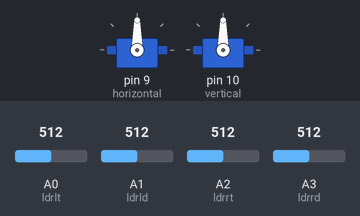
A sketch run on a simulated Arduino Uno, built with avr-gcc and run on an emulated ATmega328P. Shown: 2 × servo. The inputs (shaded band) are chosen by the test bench; at power-on: A0 (ldrlt) = 512, A1 (ldrld) = 512, A2 (ldrrt) = 512, A3 (ldrrd) = 512.

Above: at 3.7 s.
3.8 s: A0 (ldrlt) set to 685
5.3 s: A0 (ldrlt) set to 706
At 5.76 s:
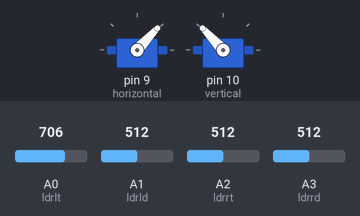
At 6.9 s:
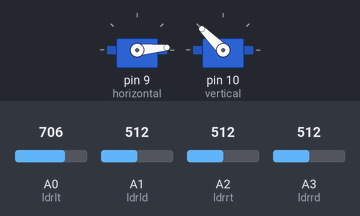
7.7 s: A1 (ldrld) set to 152
9.2 s: A1 (ldrld) set to 127
At 11.6 s:
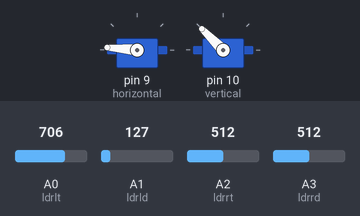
12.2 s: A2 (ldrrt) set to 146
13.7 s: A2 (ldrrt) set to 127
At 14.17 s:
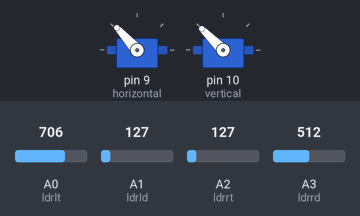
Timing chart, 0 to 17.0 s (numbered marks = the images above; inputs shaded):
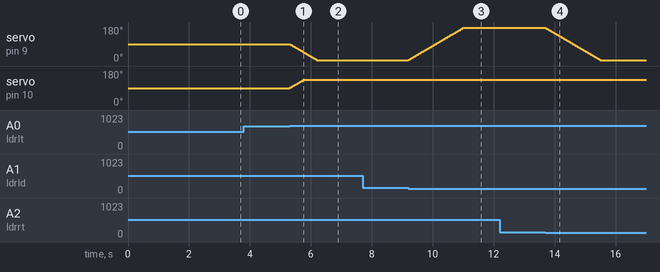

Measured:
- the behaviour switches between 693 and 694 on A0 (ldrlt) (found by bisection; images 0 and 1)
- the behaviour switches between 138 and 137 on A1 (ldrld) (found by bisection; images 2 and 3)
- the behaviour switches between 140 and 139 on A2 (ldrrt) (found by bisection; images 3 and 4)
- after the input at 3.8 s, every drawn part: stays the same
- after the input at 5.3 s, servo on pin 9 (horizontal): moves from 90° to 5° over 0.89 s, starting at once; servo on pin 10 (vertical): moves from 90° to 135° over 0.47 s, starting at once
- after the input at 7.7 s, every drawn part: stays the same
- after the input at 9.2 s, servo on pin 9 (horizontal): moves from 5° to 175° over 1.8 s, starting at once
- after the input at 12.2 s, every drawn part: stays the same
- after the input at 13.7 s, servo on pin 9 (horizontal): moves from 175° to 5° over 1.8 s, starting at once

The sketch:

fotorezistor_sunflanel.ino
```cpp
#include <Servo.h>


Servo horizontal;
int servoh = 90  ;
int servohLimitHigh = 175;
int servohLimitLow = 5;


Servo vertical;
int servov = 90;
int servovLimitHigh = 135;
int servovLimitLow = 1;

int ldrlt = A0; //tl
int ldrrt = A2; //tr
int ldrld = A1; //bl
int ldrrd = A3; //br

void setup(){
horizontal.attach(9);
vertical.attach(10);
horizontal.write(90);
vertical.write(90);
delay(2500);
}
void loop() {
int lt = analogRead(ldrlt);
int rt = analogRead(ldrrt);
int ld = analogRead(ldrld);
int rd = analogRead(ldrrd);
int dtime = 10;
int tol = 90;
int avt = (lt + rt) / 2;
int avd = (ld + rd) / 2;
int avl = (lt + ld) / 2;
int avr = (rt + rd) / 2;
int dvert = avt - avd;
int dhoriz = avl - avr;

if (-1*tol > dvert || dvert > tol)
 {
 if (avt > avd)
 {
 servov = ++servov;
 if (servov > servovLimitHigh)
 {servov = servovLimitHigh;}
 }
 else if (avt < avd)
 {servov= --servov;
 if (servov < servovLimitLow)
 { servov = servovLimitLow;}
 }
 vertical.write(servov);
 }
if (-1*tol > dhoriz || dhoriz > tol)
 {
 if (avl > avr)
 {
 servoh = --servoh;
 if (servoh < servohLimitLow)
 {
 servoh = servohLimitLow;
 }
 }
 else if (avl < avr)
 {
 servoh = ++servoh;
 if (servoh > servohLimitHigh)
 {
 servoh = servohLimitHigh;
 }
 }
 else if (avl = avr)
 {
 delay(5000);
 }
 horizontal.write(servoh);
 }

 delay(dtime);

}
```
